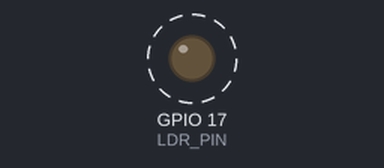
Simulated run of this program. Board: ESP32 board running MicroPython. On the bench: output pins drawn as LEDs (lit = HIGH). Dashed ring = blinking. What the program prints to the serial console is not drawn.

Above: at 0.5 s.
Timing chart, 0 to 4.6 s (numbered marks = the images above):
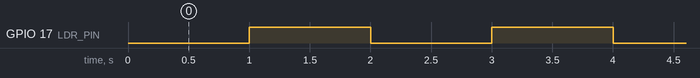

Measured:
- by itself, GPIO 17 (LDR_PIN): alternates HIGH for 1.0 s and LOW for 1.0 s

The program:

main.py
```python
import machine
import time

# Define the LDR module and LED pins
LDR_PIN = machine.Pin(17, machine.Pin.IN)
LED_PIN = machine.Pin(17, machine.Pin.OUT)
led = machine.PWM(LED_PIN, freq=1000)

while True:
    # Read the LDR value
    ldr_value = LDR_PIN.value()

    # Control the LED state based on the LDR value
    if ldr_value == 0:
        led.duty(1023)  # Turn the LED on
        print("LED IS ON")
    else:
        led.duty(0)     # Turn the LED off
        print("LED IS OFF")
    # Print the LDR value to the console
    print("LDR Value:", ldr_value)

    # Sleep for a short time to avoid rapid value changes
    time.sleep(1)
```
